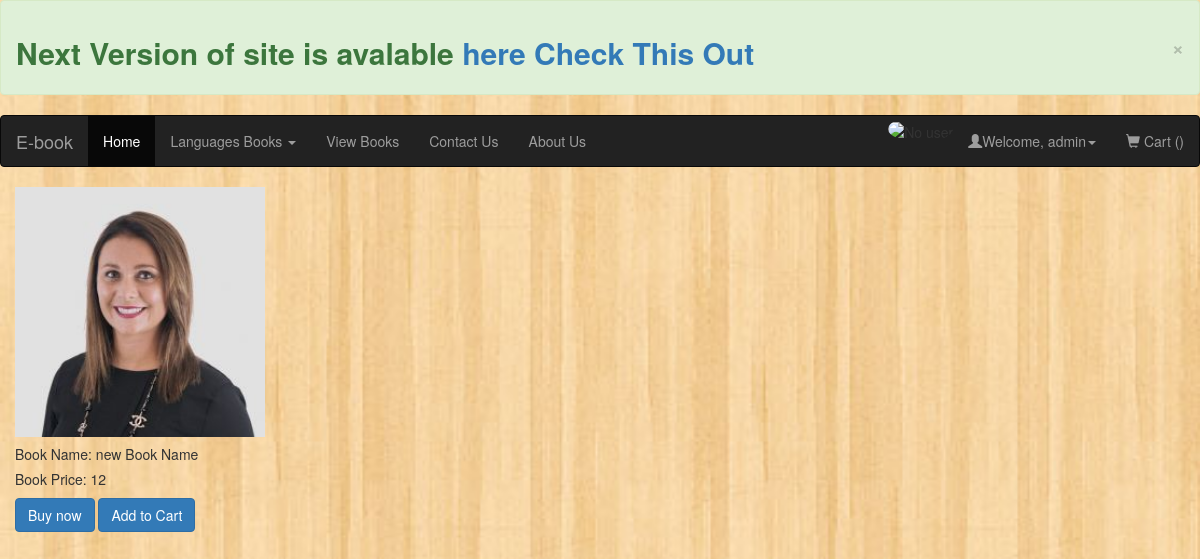
The app's page /python/ (signed in), older data.
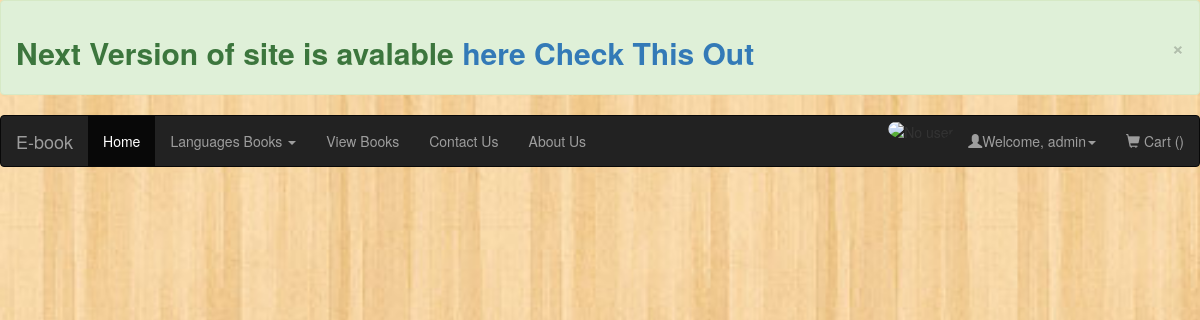
The same page, newer data.
### app1/models.py (models this page shows, shortened)
class Book(models.Model):
    CHOICES = (
        ('JavaScript', 'JavaScript'),
        ('PHP', 'PHP'),
        ('ASP_NET', 'ASP_NET'),
        ('CSS', 'CSS'),
        ('Rubi', 'Rubi'),
        ('Compiler', 'Compiler'),
        ('Python', 'Python'),
        ('Java', 'Java')
    )
    book_name = models.CharField(max_length=30)
    book_price = models.CharField(max_length=10)
    book_author = models.CharField(max_length=30)
    book_category = models.CharField(
        max_length=30, choices=CHOICES, default='')
    book_desc = models.TextField()
    book_image = models.ImageField(upload_to='images/')
    book_status = models.CharField(max_length=30, default="active")
    quantity = models.CharField(default=0, max_length=10)
    seller_email = models.EmailField(default='')
    website_url = models.SlugField(max_length=200,default='',null=True,blank=True)
    book_image_url = models.CharField(max_length=300,default='')

### app1/views.py (the view)
# urls.py: path('python/', views.python, name='python'),
def python(request):
    book = Book.objects.filter(book_status='active')
    return render(request, 'app1/python.html', {'book': book})

### app1/templates/app1/python.html (shortened to what this page needs)
{% extends 'app1/base.html' %}
{% load static %}
{% block content %}
<!DOCTYPE html>
<html lang="en">
<head>
</head>
<body>
<div class="row">
    {% for b in book %}
    {% if b.book_category == 'python' %}
		<div id="box" class="col-sm-3">
			<div class="container">
		  		<div class="card" style="width:250px">
		    		<img class="card-img-top" src="{{ b.book_image.url }}" alt="Card image" width=250px height=250px>
		    			<div class="card-body">
		      				<h5 class="card-title">Book Name: {{b.book_name}}</h5>
		      				<h5 class="card-title">Book Price: {{b.book_price}}</h5>
							{% if request.session.fname %}
							<a href="{% url 'add_cart' pk=b.pk %}" class="btn btn-primary">Buy now</a> <a href="{% url 'add_cart' pk=b.pk %}" class="btn btn-primary">Add to Cart</a> {% endif %}
		    			</div>
		  		</div>
			</div>
		</div>
    {% endif %}
    {% endfor %}
	</div>
    {% endblock %}

Row changes from the older to the newer data that the page shows:
removed Book: book_name "new Book Name", book_price "12"
